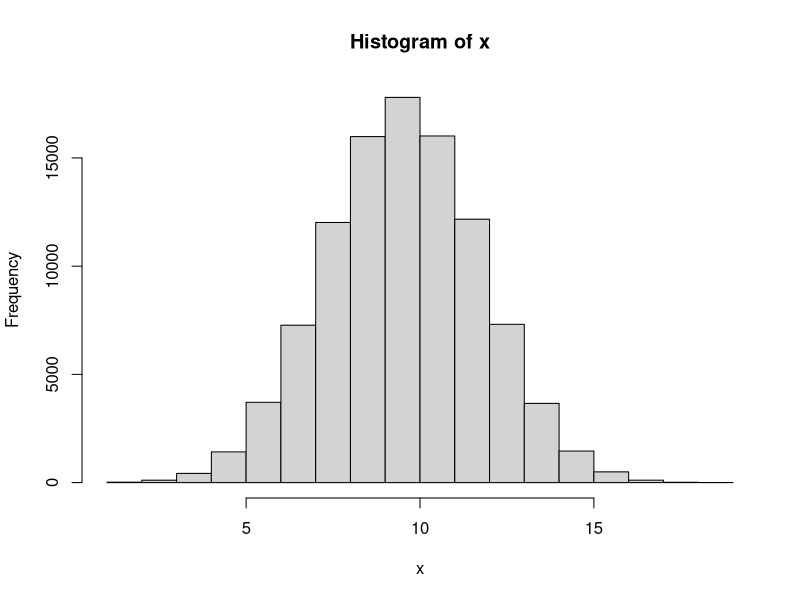
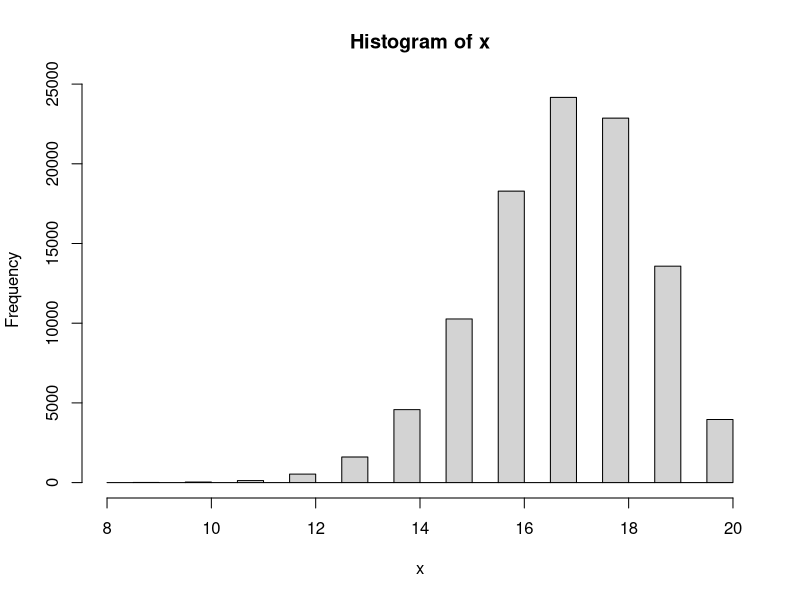

Reproduce these figures in R, in order.
#------------------

# Answer to the Question # 01

#------------------

# No 1 of Q.1 

#a) 

# Taking a sample with n = 20 and p = 0.5

x1 <- rbinom(1, 20, 0.5)

#The value of x1
x1


#b) 

#Finding the range for x1 with n = 20 and p = 0.5


n <- 20

p <- 0.5


# Finding and defining the minimum value

min_value <- min(0, n)

# Finding and defining the maximum value

max_value <- max(0:n)

# Calculate the cumulative probability at the minimum value

cdf_min <- pbinom(min_value, n, p)

# Calculate the cumulative probability at the maximum value

cdf_max <- pbinom(max_value, n, p)

# Range of the binomial distribution

range_binomial <- c(min_value, max_value)

range_binomial


#2 of Q.1

# Repeating Q.1 for N = 100000 times


N <- 100000

x <- rep(NA, N)

x

for (i in 1: N){
  x[i] <- rbinom(1, 20, 0.5)
}

x

# Plot the histogram

hist(x)

#Find the minimum and maximum value

max(x)

min(x)


#3 of Q.1 

# Now setting if x is bigger or less than 15 then y = 1 . And y = 0 otherwise.

y_1 <- ifelse(c(x)>=15, 1,0)
y_1



# 4 of Q.1

#Calculating summation of y

sum(y_1)



#5 of Q.1 

# Now repeating all the steps above for n = 20 and p = 0.85


#a) 

# Taking a sample 

x1 <- rbinom(1, 20, 0.85)
x1


#b)

#Finding the range for x1

n <- 20

p <- 0.85

# Find the minimum value

min_value <- min(0, n)

# Find the maximum value

max_value <- max(0:n)

# Calculate the cumulative probability at the minimum value

cdf_min <- pbinom(min_value, n, p)

# Calculate the cumulative probability at the maximum value

cdf_max <- pbinom(max_value, n, p)

# Range of the binomial distribution

range_binomial <- c(min_value, max_value)

range_binomial


#c. 

# Now taking N = 100000 times

N <- 100000

x <- rep(NA, N)

x

for (i in 1: N){
  x[i] <- rbinom(1, 20, 0.85)
}

x

# Plot the histogram

hist(x)


#Find the min and max value

max(x)

min(x)


#d. 

# Now setting if x is bigger or less than 15 then y = 1 . And y = 0 otherwise

y_1 <- ifelse(c(x)>=15, 1,0)
y_1


#e. 

#Calculating summation of y

sum(y_1)


#f. 

#Calculating summation of y divided by N

sum(y_1) / N




# ---------------------------------------------

# Answer to the Question # 01 - (6) : 

# ---------------------------------------------


# Now I have to make a guess about type I and type II errors for Null Hypothesis H0: p0 = 0.5 VS Alternative hypothesis H1: p1 = 0.85. For setting that what is the chance of a fair coin landing on heads at least 15 times out of 20 flips?


# Type I error means we reject the null hypothesis when it is actually true. It is also known as 'False Positive'. The significance level or alpha (a) is the probability of making a type I error. We usually set it as 0.05 or 0.01.


#  . By calculating on the calculator it is found that the probability of getting 15 or more successes out of 20 trials when the p0 = 0.5 is approximately 0.026. So, it can be said that if the p0 = 0.5, we would reject the null hypothesis and conclude that the proportion is significantly different from 0.5 in about 2.6% of the cases.

# On the other hand, Type II error means we fail to reject the null hypothesis when it is actually false. It is also known as 'False Negative'. The probability of making a type II error is denoted by beta (B).

# . This means we would fail to reject the null hypothesis and conclude that the proportion is not significantly different from 0.5 in about 40.8% of the cases.

# In summary, the estimated probabilities of making a type I error and a type II error for this hypothesis test are approximately 0.026 and 0.408, respectively.



# ---------------------------------------------

#Answer to the Q. 2 :

# ---------------------------------------------


# Here is the sample: 2 2 1 2 2 2 1 1 2 1 1 2 2 1 1 2 1 2 2 2 1 2 1 2 1 2 2 2 2 2 2 2 2 1 2 1 2 1 2 2


# We have to test whether the sample is random or not.


# To test whether the process of treatment assignments is random, we will use a chi-squared fit test. At first, we will count the number of treatments of each type, and then compare the observed frequencies to the expected frequencies under the assumption of a random process.

# In this case, there are 40 treatments. Among them:
  
# For Observed frequencies: Type 1 = 18 treatments and Type 2 = 22 treatments.

# Expected frequencies (we assume that there is randomness): Type 1 = 20 treatments and Type 2 = 20  treatments. (As there are 40 treatments in total and a 50% chance of each type).


# To calculate the chi-squared statistic, we can use the formula:
  
#  χ2 = Σ ((Oi - Ei)² / Ei)

# Here,

# Oi = Observed Frequency for category  i , (here i = 1 or 2), 

# Ei = Expected frequency for category i, (here i = 1 or 2).

# And the sum is taken over all categories.

# By using an online calculator and plugging the numbers, we got that:
  
  
# χ2 = ((18-20)²/20) + ((22-20)²/20) = 0.4


# To determine whether this value is statistically significant, we need to compare it to a chi-squared distribution with one degree of freedom (since we have two categories and one parameter estimated from the data). Using a table, we find that the p-value for this test is approximately 0.5, which is very large.

# Therefore, we fail to reject the null hypothesis that the treatment assignments are random. In other words, there is no evidence to suggest that the process was biased or non-random.



# ---------------------------------------------

#Answer to the Q. 3 :

# ---------------------------------------------


#Answer for 3 - a


#1

# Taking a sample

x2 <- rbinom(1, 1, 0.5)
x2


#Then identify the range

n <- 1
p <- 0.5


# Find the minimum value

min_value <- min(0, n)


# Find the maximum value

max_value <- max(0:n)


# Calculate the cumulative probability at the minimum value

cdf_min <- pbinom(min_value, n, p)

# Calculate the cumulative probability at the maximum value

cdf_max <- pbinom(max_value, n, p)

# Range of the binomial distribution

range_binomial <- c(min_value, max_value)

range_binomial


#For question 3 - (a) - #2 and #3

# Patient will get “A” if x2 = 1, and get “B” if x2 = 0

# Repeating 1 & 2 for N = 40


N <- 40
x <- rep(NA, N)

x

for (i in 1: N){
  x[i] <- rbinom(1, 1, 0.5)
}

x

# Now assigning A and B for 1 and 0 respectively.

x[x == 1] <- "A"
x[x == 0] <- "B"


# print the modified values of x

print(x)


#Number of A and B

table(x)


# --------------------------------------------


# --------------------------------------------


#Answer for 3 - b



# Set the block size

block_size <- 40


# Create a vector of treatment assignments

treatments <- rep(c("A", "B"), length.out = block_size*1)


# Create a vector of block assignments

blocks <- rep(1:1, each = block_size)


# Randomly permute the blocks

blocks <- sample(blocks)


# Order the treatment assignments within each block

for (i in 1:1) {
  treatments[blocks == i] <- sample(treatments[blocks == i])
}

# View the resulting treatment assignments by block

a <- split(treatments, blocks)

a

#Number of A and B

table(a)

# The difference between 3(a) and 3 (b) is that - in 3 (a) , though the probability is p = 0.5 , for the N = 40 , number of A and B is not same. For my case , A = 18 and B = 22. But, in 3 (b) we used random permutated block randomization with a block size of 40. And for this case number of A and B is same. For my case , A = 20 and B = 20.



# --------------------------------------------

# --------------------------------------------


# Answer for 3 - c


# Set the block size of 8


block_size <- 8


# Create a vector of treatment assignments


treatments <- rep(c("A", "B"), length.out = block_size*5)


# Create a vector of block assignments


blocks <- rep(1:5, each = block_size)


# Randomly permute the blocks

blocks <- sample(blocks)



# Order the treatment assignments within each block

for (i in 1:5) {
  treatments[blocks == i] <- sample(treatments[blocks == i])
}


# View the resulting treatment assignments by block. There are 5 different block with block size of 8


d <- split(treatments, blocks)
d

# Now, merging all the 5 different blocks into 1. So, now there will be 40


b <- unsplit(treatments, blocks)

b


#Number of A and B

table(b)

# The difference between 3(b) and 3 (c) is that - in 3 (b), we used random permutated block randomization with a block size of 40. And for this case number of A and B is same. For my case , it was A = 20 and B = 20. But, in 3 (c) though we used random permutated block randomization, but this time with a block size of 8. After that we added all the 8 blocks so total sample is 40. And for this case number of A and B is not same. For my case , it was A = 24 and B = 16. 

# If we stop the study for toxicity for in sample size = 20, then for 3 (b) = The difference between number of A and B will not be that much. 

# But, for 3 (c) = The difference between the number of A and B will be more than 3 (b)
